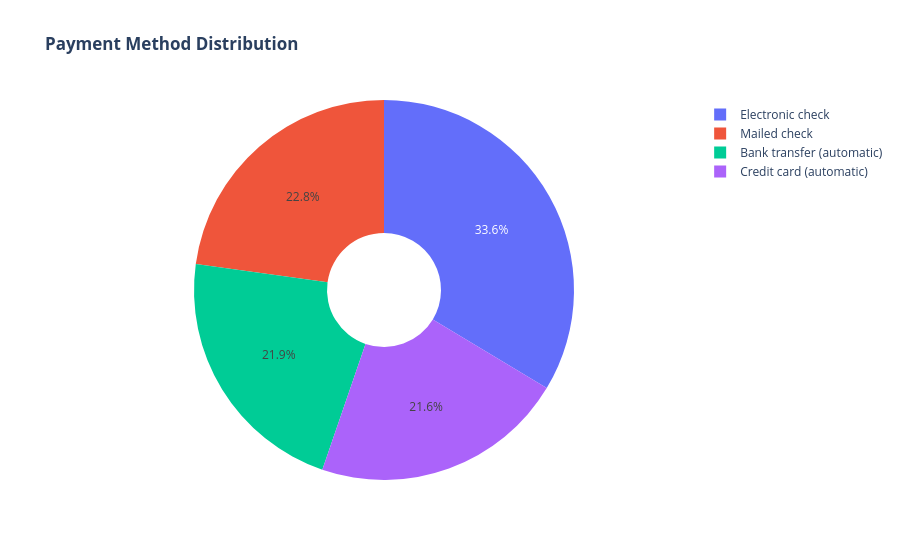
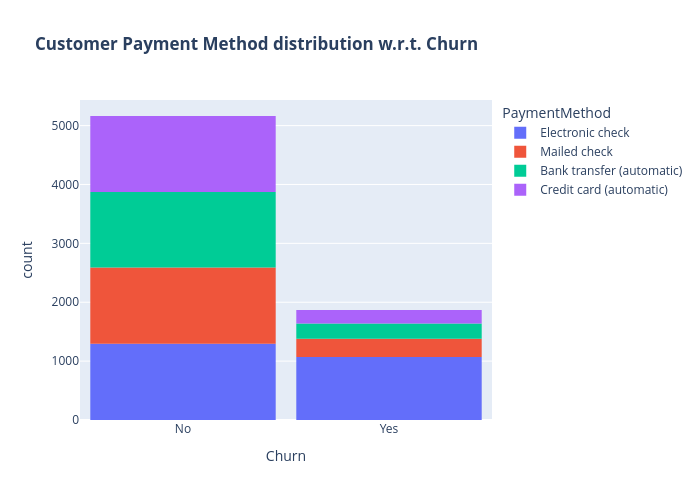

Write notebook code for charts like these, in order.
### Markdown cell above
## Customers with monthly contract are more likely to churn

### Code cell
labels = data['PaymentMethod'].unique()
values = data['PaymentMethod'].value_counts()

fig = go.Figure(data=[go.Pie(labels=labels, values=values, hole=.3)])
fig.update_layout(title_text="<b>Payment Method Distribution</b>")
fig.show()

fig = px.histogram(data, x="Churn", color="PaymentMethod", title="<b>Customer Payment Method distribution w.r.t. Churn</b>")
fig.update_layout(width=700, height=500, bargap=0.1)
fig.show()

### Figure 1 — Plotly figure (JSON) as saved in the notebook; plotly's stock layout.template omitted (floating-point values rounded to 4 significant figures)
{"data": [{"hole": 0.3, "labels": ["Electronic check", "Mailed check", "Bank transfer (automatic)", "Credit card (automatic)"], "type": "pie", "values": [2365, 1604, 1542, 1521]}], "layout": {"title": {"text": "<b>Payment Method Distribution</b>"}}}

### Figure 2 — Plotly figure (JSON) as saved in the notebook; plotly's stock layout.template omitted (floating-point values rounded to 4 significant figures; data arrays with more than 128 entries replaced by an {"elided": "..."} marker saying what was removed)
{"data": [{"bingroup": "x", "hovertemplate": "PaymentMethod=Electronic check<br>Churn=%{x}<br>count=%{y}<extra></extra>", "legendgroup": "Electronic check", "marker": {"color": "#636efa", "pattern": {"shape": ""}}, "name": "Electronic check", "orientation": "v", "showlegend": true, "type": "histogram", "x": {"elided": "2365 str values"}, "xaxis": "x", "yaxis": "y"}, {"bingroup": "x", "hovertemplate": "PaymentMethod=Mailed check<br>Churn=%{x}<br>count=%{y}<extra></extra>", "legendgroup": "Mailed check", "marker": {"color": "#EF553B", "pattern": {"shape": ""}}, "name": "Mailed check", "orientation": "v", "showlegend": true, "type": "histogram", "x": {"elided": "1604 str values"}, "xaxis": "x", "yaxis": "y"}, {"bingroup": "x", "hovertemplate": "PaymentMethod=Bank transfer (automatic)<br>Churn=%{x}<br>count=%{y}<extra></extra>", "legendgroup": "Bank transfer (automatic)", "marker": {"color": "#00cc96", "pattern": {"shape": ""}}, "name": "Bank transfer (automatic)", "orientation": "v", "showlegend": true, "type": "histogram", "x": {"elided": "1542 str values"}, "xaxis": "x", "yaxis": "y"}, {"bingroup": "x", "hovertemplate": "PaymentMethod=Credit card (automatic)<br>Churn=%{x}<br>count=%{y}<extra></extra>", "legendgroup": "Credit card (automatic)", "marker": {"color": "#ab63fa", "pattern": {"shape": ""}}, "name": "Credit card (automatic)", "orientation": "v", "showlegend": true, "type": "histogram", "x": {"elided": "1521 str values"}, "xaxis": "x", "yaxis": "y"}], "layout": {"bargap": 0.1, "barmode": "relative", "height": 500, "legend": {"title": {"text": "PaymentMethod"}, "tracegroupgap": 0}, "title": {"text": "<b>Customer Payment Method distribution w.r.t. Churn</b>"}, "width": 700, "xaxis": {"anchor": "y", "domain": [0, 1], "title": {"text": "Churn"}}, "yaxis": {"anchor": "x", "domain": [0, 1], "title": {"text": "count"}}}}
